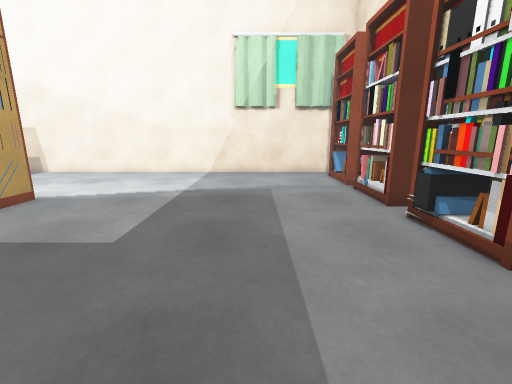
view 1 (above)

16 first-person views from a walk through a 3-D level made in the Unity game engine. The camera is 1.2 m above the floor, tilts 12° down and sees 90° across. The floor is counted in squares, 0.5 m on a side. Each view is taken from the middle of a square. On the plan, view 1 faces up. The plan holds only what a view shows up to about 17 squares ahead; the rest is blank. The place goes on beyond the plan. The player is left out. Some animated figures are left out. Surface patterns are stand-ins for the level's own textures.

view 2
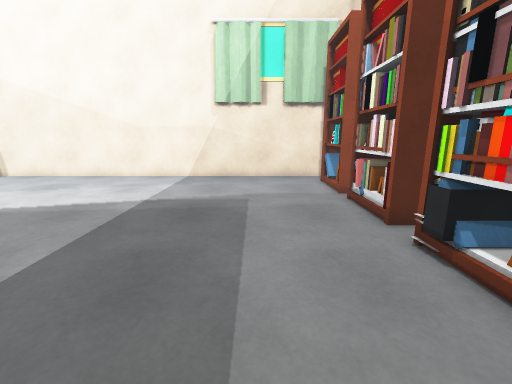

view 3
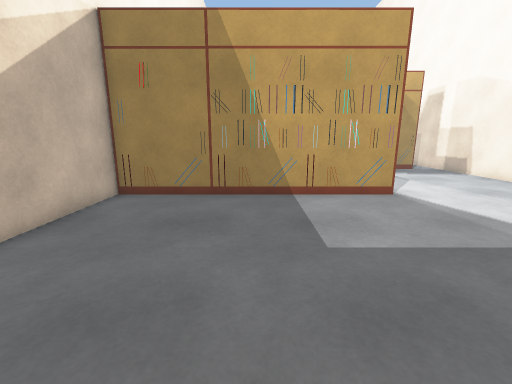

view 4
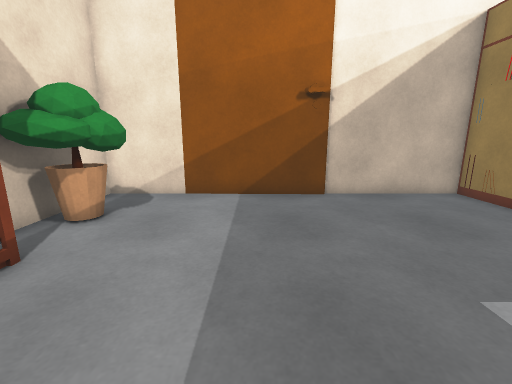

view 5
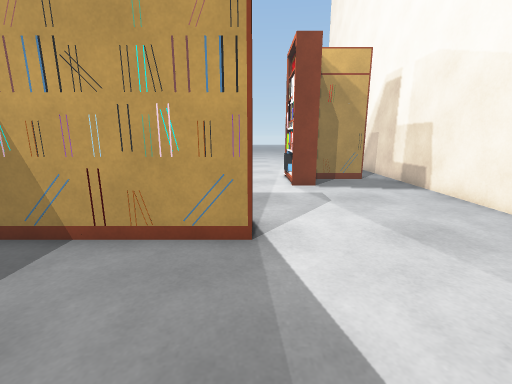

view 6
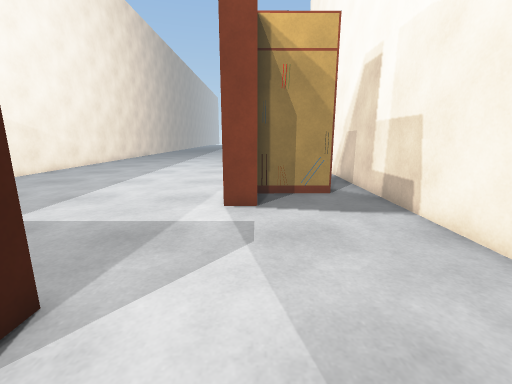

view 7
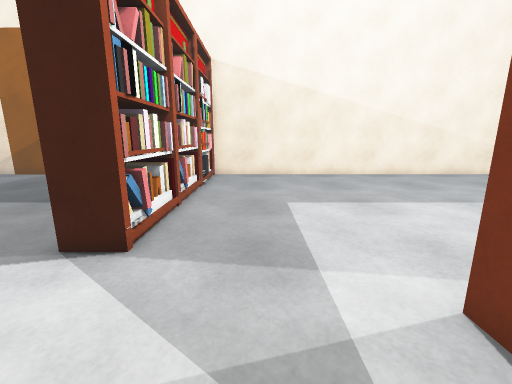

view 8
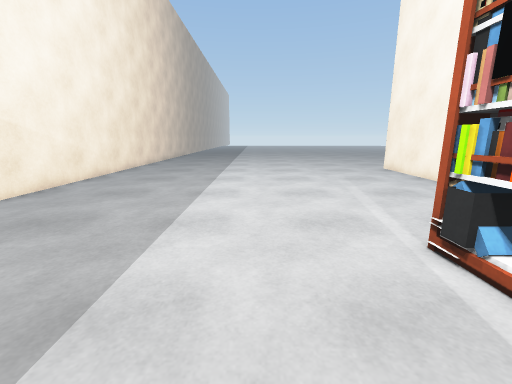

view 9
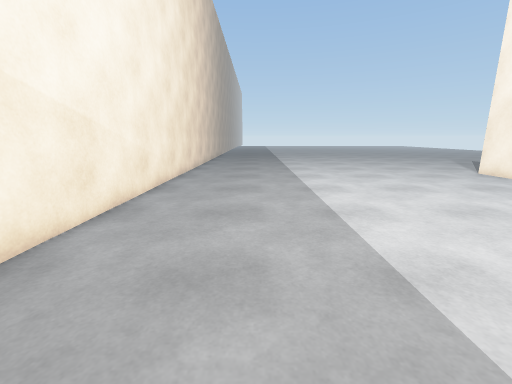

view 10
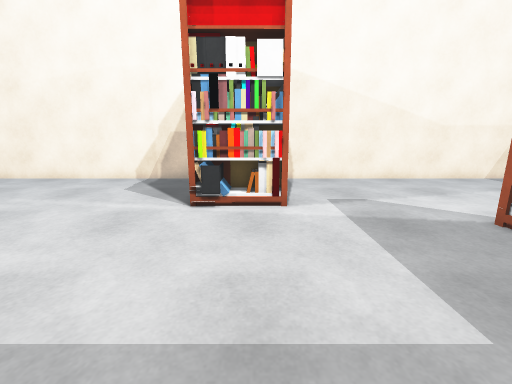

view 11
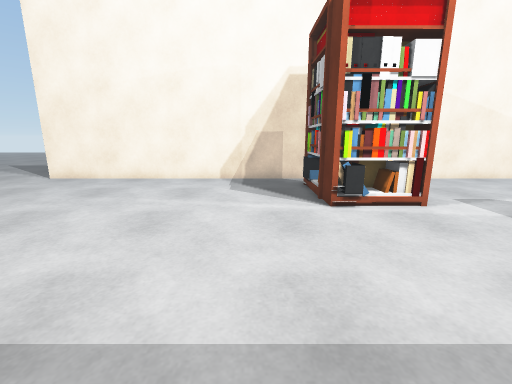

view 12
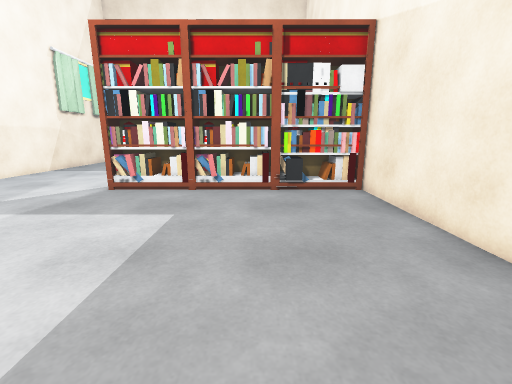

view 13
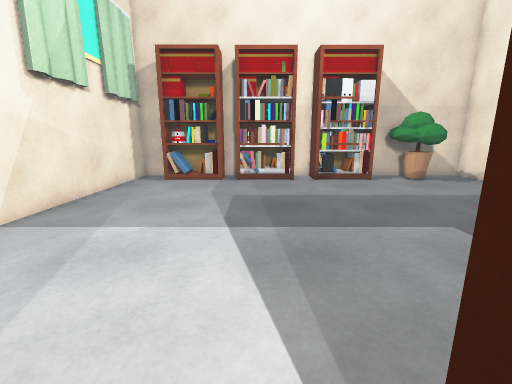

view 14
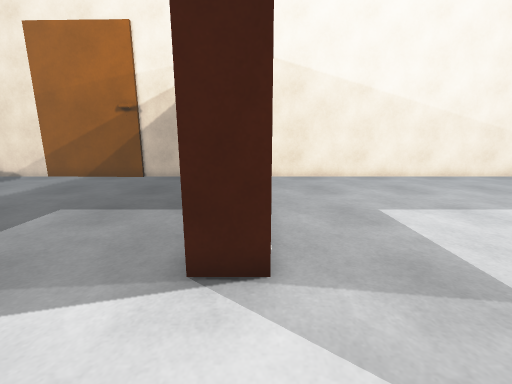

view 15
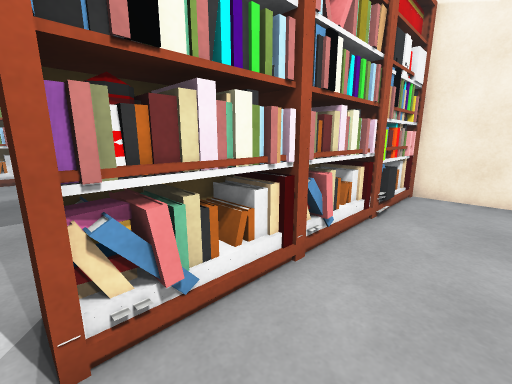

view 16
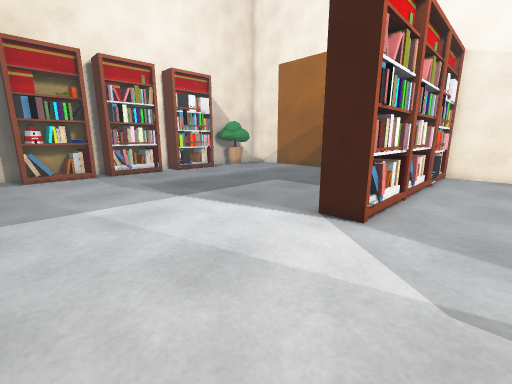

### Floor plan
Key: @ floor where view 1 was taken; # wall or solid block; . floor; O other object.
Columns run from 31 left of view 1 to 6 right of it. Each row starts with its distance up from view 1.
 18 ######################################
 17 .....................................#
 16 ............##......................##
 15 ............##......................##
 14 ............##......................##
 13 ............####....................##
 12 ............####.................... #
 11 ....................................##
 10 .....................O#.............##
  9 .....................##.............#
  8 .....................##.............#
  7 .....................##.............#
  6 ..................... #.............#
  5 .....................##.............#
  4 .....................##.............#
  3 .....................##.............#
  2 .....................##............##
  1 .....................##............###
  0 .....................##........@.... #
 -1 .....................##..............#
 -2 ######################################

Where each view was taken, in squares from view 1:
view 1: 0 up, 0 right, facing up
view 2: 2 up, 1 right, facing up
view 3: 4 up, 2 right, facing left
view 4: 9 up, 0 right, facing down
view 5: 10 up, 3 left, facing left
view 6: 13 up, 7 left, facing left
view 7: 15 up, 13 left, facing down
view 8: 8 up, 14 left, facing left
view 9: 3 up, 17 left, facing left
view 10: 3 up, 17 left, facing up
view 11: 3 up, 22 left, facing up
view 12: 3 up, 22 left, facing right
view 13: 11 up, 10 left, facing right
view 14: 14 up, 10 left, facing down
view 15: 10 up, 13 left, facing down-right
view 16: 17 up, 13 left, facing down-right
